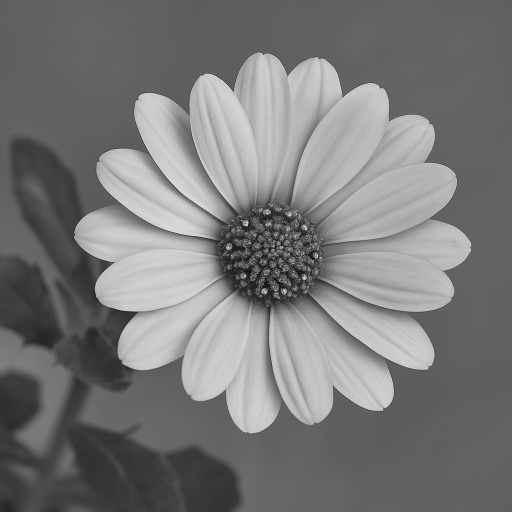
#> input picture Lab 4/pretty_little_flower.png, 1024 x 1024 px, found by its file name (shown at 1/2 size)
$ jupyter execute --allow-errors DFT_and_Filtering_1D_2D.ipynb   (shell and % lines are left out)
#> lines starting #> are read from the running program, lines starting #| are printed output that depends on the picture
[cell 1]
import numpy as np
import matplotlib.pyplot as plt
import ipywidgets as widgets
from ipywidgets import interact, interact_manual
from numpy.fft import fft,fft2, fftshift, fftfreq, ifft, ifftshift,ifft2
pi = np.pi
from mpl_toolkits.mplot3d import Axes3D
from matplotlib import cm

# Discrete time signal vs Digital signal vs Analog signal
- **Analog signal** -> $x(t)$, $t$ is continious, $x(t)$ is continious
- **Discrete time signal** -> $x[n]$, $n$ is discrete, $x[n]$ is continious
- **Digital signal** -> $x[n]$, $n$ is discrete, $x[n]$ is discrete

For discrete signal, <span style="color:red">$n = 0,~1,~2,~\cdots,~(N-1)$</span> where $N = \mathrm{length}(x)$

# Example of periodic discrete time signal - sinusoids (sin, cos)

For discrete time period signals, digital frequency is defined as
$$f_{\mathrm{digital}} = \frac{F}{F_s}$$

where $F$ is the original frequency in $\mathrm{Hz}$ and $F_s$ is the sampling frequency in $\mathrm{Hz}$.

Unit of $f_{\mathrm{digital}}$ is $\mathrm{cycles/sample}$

x(t) = cos(2pi*f*t)

[cell 2]
np.arange(5)

[cell 3]
F = 100 # Hz
Fs = 5000 # Sampling Frequency, Hz
f = F/Fs # diqital frequency, cycles/sample.
# f must be -0.5 <= f < 0.5

N = 100
n = np.arange(N)
x = np.cos(2*pi*f*n)

fig = plt.figure(figsize=(16, 4))
plt.subplot(1,2,1)
plt.stem(n, x)
plt.xlabel("$n$")
plt.ylabel("$x[n]$")
#If we use plt.plot, it will interpolate the samples and give a continuous wave
plt.subplot(1,2,2)
plt.plot(n, x)
plt.xlabel("$n$")
plt.ylabel("$x[n]$")
plt.show()

What will happen if f doesn't fall in the range -0.5 <= f < 0.5 ?

[cell 4]
f_signal = 300
dur = 0.01          # Duration in seconds
t_cont = np.linspace(0, dur, 1000)
x_cont = np.cos(2 * np.pi * f_signal * t_cont) # continuous signal

# Sampling rates
Fs_list = [2000, 600, 400]

fig, axs = plt.subplots(len(Fs_list), 1, figsize=(8, 6))
for i, Fs in enumerate(Fs_list):
    t_samp = np.arange(0, dur, 1/Fs)
    x_samp = np.cos(2 * np.pi * f_signal * t_samp)

    axs[i].plot(t_cont, x_cont, label='True Signal', alpha=0.6)
    axs[i].stem(t_samp, x_samp, linefmt='r-', markerfmt='ro', basefmt='r-', label=f'Sampled at {Fs} Hz')
    # axs[i].plot(t_samp, x_samp, 'r-', label=f'Sampled at {Fs} Hz') # Comment out the previous line and uncomment this line to see the effect of interpolation
    axs[i].set_title(f'Sampling Rate: {Fs} Hz')
    axs[i].set_xlim([0, dur])
    axs[i].legend()
    axs[i].grid(True)

plt.tight_layout()
plt.show()

# Another interpretation of $f$

[cell 5]
n_cycles = 3 # number of complete cycles we want
N = 100 # total number of samples we have

f = n_cycles/N # cycles/sample
print(f)

n = np.arange(N)
print(n) #
print(n.shape) # number of samples
x = np.cos(2*pi*(1+f)*n)

fig = plt.figure(figsize=(5, 5))
plt.plot(n, x)
plt.xlabel("$n$")
plt.ylabel("$x[n]$")
plt.show()
#> the sliders are set to 
#> the sliders are set to 

### Interactive

#> (a cell that did not finish here is left out)

# What happens when we change the frequency?

#> (a cell that did not finish here is left out)

# Discrete Fourier Transform

### Theory
Any signal of length $N$ can be represented as a sum of sinusoids with frequencies $f_0$, $2f_0$, $\cdots$, $(N-1)f_0$, where $f_0 = \frac{1}{N}$.

So from $x[n] = [x_0,~x_1,~\cdots~x_{N-1}]$ we get $X[k] = [X_0,~X_1,~\cdots~X_{N-1}]$, where $X_k$ represents the "magnitude" (i.e. strength) and "phase" (i.e. angle or time delay) of sinusoid with frequence $f_k = kf_0 = \frac{k}{N}$

The Discrete Fourier Transform (DFT) is defined as:

$$
X[k] = \sum_{n=0}^{N-1} x[n] \cdot e^{-j\frac{2\pi}{N}kn}
$$

where:
- \( X[k] \) is the DFT of the signal \( x[n] \)
- \( N \) is the total number of samples
- \( k = 0, 1, ... , N-1 \)
- \$$ ( j = \sqrt{-1} ) (imaginary \ unit) $$

### Demonstration

[cell 8]
def dft(x):
    N = len(x)
    X = np.zeros(N, dtype=complex)
    for k in range(N):
        for n in range(N):
            angle = -2j * np.pi * k * n / N
            X[k] += x[n] * np.exp(angle)
    return X

[cell 9]
def dft_frequencies(N):
#> called with N = 20
    delta_f = 1 / N

    # Frequencies: 0 to fs (with negative frequencies in second half)
    freqs = np.array([k * delta_f for k in range(N)])

    # Shift second half to represent negative frequencies
    for k in range(N):
        if k >= N // 2:
            freqs[k] -= 1
    return freqs

[cell 10]
n_cycles = 5
N = 20

f = n_cycles/N
n = np.arange(N)
x = np.cos(2*np.pi*f*n)
# Manual DFT
X_manual = dft(x)
freqs = dft_frequencies(N)
print("Manual DFT:", np.round(X_manual, 2))
print(freqs)

[cell 11]
# NumPy's FFT (same math, faster)
X_fft = fft(x)
fk=fftfreq(N)
print(fk)
print("FFT:", np.round(X_fft, 2))

[cell 12]
n_cycles = 5
N = 100

f = n_cycles/N
n = np.arange(100)
x = np.cos(2*np.pi*f*n)

# Fast Fourier Transform
X_fft = fft(x)
#print(X_fft)

X_fft = fftshift(X_fft) # to shift the freuqncies from [0, 1] range to [-0.5, 0.5] range
X_fft = X_fft/N # Normalization

fk = fftfreq(N)
fk = fftshift(fk)


fig = plt.figure(figsize=(8, 4))

plt.subplot(1, 2, 1)
plt.plot(n, x)
plt.xlabel("$n$")
plt.ylabel("$x[n]$")
plt.title(f"sinusoid with f = {f}")

plt.subplot(1, 2, 2)
plt.stem(fk, np.abs(X_fft))
plt.xlabel("Digital frequncy, f")
plt.title("Magnitude of X [normalized]")


plt.show()

[cell 13]
X_fft = fft(x)
print(X_fft[:6])
print("Abs:", np.abs(X_fft[:6]))

[cell 14]
print("Ang:", np.angle(X_fft[:6])*pi/180)

[cell 15]
fk = fftfreq(N)
fk

# Helper Functions

[cell 16]
def perform_fft(x, N):
    X = fft(x)
    X = fftshift(X)
    X = X/N # Normalization

    fk = fftfreq(N)
    fk = fftshift(fk)

    return X, fk

def plot_sig_and_fft(x, n, X, fk, f):
    fig = plt.figure(figsize=(10, 10))

    plt.subplot(1, 2, 1)
    plt.stem(n, x)
    plt.xlabel("$n$")
    plt.ylabel("$x[n]$")
    plt.title(f"sinusoid with f = {f}")

    plt.subplot(1, 2, 2)
    plt.stem(fk, np.abs(X))
    plt.xlabel("Digital frequncy, f")
    plt.title("Magnitude of X [normalized]")

# Sum of Sinusoids

[cell 17]
n_cycles_1 = 2
n_cycles_2 = 5
N = 100

f1 = n_cycles_1/N
f2 = n_cycles_2/N
n = np.arange(N)
x = np.cos(2*np.pi*f1*n) + np.cos(2*np.pi*f2*n)

X, fk = perform_fft(x, N)
plot_sig_and_fft(x, n, X, fk, [f1, f2])

[cell 18]
n_cycles_1 = 2
n_cycles_2 = 5
N = 100

f1 = n_cycles_1/N
f2 = n_cycles_2/N
n = np.arange(N)
x = np.cos(2*np.pi*f1*n) + 3*np.cos(2*np.pi*f2*n)

X, fk = perform_fft(x, N)
plot_sig_and_fft(x, n, X, fk, [f1, f2])

[cell 19]
n_cycles_0 = 2
N = 100

f0 = n_cycles_0/N

n = np.arange(N)
x = np.cos(2*pi*f0*n) \
     - (1/3)*np.cos(2*pi*(3*f0)*n)  \
     + (1/5)*np.cos(2*pi*(5*f0)*n)  \
     - (1/7)*np.cos(2*pi*(7*f0)*n) \
     + (1/9)*np.cos(2*pi*(9*f0)*n) \
    #  - (1/11)*np.cos(2*pi*(11*f0)*n)


X, fk = perform_fft(x, N)
plot_sig_and_fft(x, n, X, fk, [f0,3*f0,5*f0,7*f0,9*f0])

# Reconstruction using IFFT

[cell 20]
def perform_ifft(X, N):
    X_ishift = ifftshift(X)
    x_recon = ifft(X_ishift)
    x_recon = np.real(x_recon)*N

    n = np.arange(N)
    if x_recon.shape[0] > N:
        x_recon = x_recon[:N]

    return x_recon, n

[cell 21]
x_reconm, n_recon = perform_ifft(X, N)


fig = plt.figure(figsize=(16, 4))

plt.subplot(1, 2, 1)
plt.plot(n, x)
plt.xlabel("$n$")
plt.ylabel("$x[n]$")
plt.title(f"original")

plt.subplot(1, 2, 2)
plt.plot(n_recon, x_reconm)
plt.xlabel("$n$")
plt.ylabel("$x_{\mathrm{recon}}[n]$")
plt.title("Reconstructed")
plt.show()

# Common DFT Pair

### Pulse

$$DFT\left(\delta[n]\right) = 1$$

[cell 22]
N = 100
n = np.arange(N)

x = np.zeros_like(n)
x[N//2] = 1

fig = plt.figure(figsize=(4, 4))
plt.stem(n, x)
plt.show()

[cell 23]

X, fk = perform_fft(x, N)
plot_sig_and_fft(x, n, X*N, fk, [])

### Rectangle

[cell 24]
N = 100
n = np.arange(N)

x = np.zeros_like(n)
x[n < N//2] = 1

fig = plt.figure(figsize=(4, 4))
plt.stem(n, x)
plt.show()

[cell 25]
X, fk = perform_fft(x, N)
plot_sig_and_fft(x, n, X, fk, [])

# Changing resolution - zero padding

So far we have used $N = 100$, which means the smallest frequency is $1/N = 1/100 = 0.01$

This means the FFT can differentiate between frequencies with a minimum difference of 0.01 cycles/sample

What if the frequency is in between, say 0.035?

[cell 26]
N = 100
res = 1/N
print(res)

[cell 27]
f = 0.035
n = np.arange(N)
x = np.cos(2*np.pi*f*n)

X, fk = perform_fft(x, N)
plot_sig_and_fft(x, n, X, fk, [])

So the frequncy "leaks" because resolution is not high enough

How to increase resolution? By artificially changing $N$, i.e., Zero padding

For example, if we add additional 100 zeros, the signal would remain same but with additional zeros, and the new minimum frequency would be $1/N_{eq} = 1/200 = 0.005$

[cell 28]
N_zeros = 100
x_zero_padded = np.concatenate([x, np.zeros(N_zeros)])
n_zero_padded = np.concatenate([n, np.arange(N, N+N_zeros)])
#x_zero_padded = np.cos(2*pi*f*n_zero_padded)
print(x.shape)
print(n_zero_padded)
plt.plot(n_zero_padded, x_zero_padded)

[cell 29]
X, fk = perform_fft(x_zero_padded, N + N_zeros)
plot_sig_and_fft(x_zero_padded, n_zero_padded, X, fk, [])

[cell 30]
N_zeros = 100

[cell 31]
fk

# Example of 2D periodic discrete time signal - sinusoids (sin, cos)

[cell 32]
n_cycle_1 = 3
n_cycle_2 = 0

N = 100
M = 100

f1 = n_cycle_1/N
f2 = n_cycle_2/M

n, m = np.meshgrid(np.arange(N), np.arange(M))

[cell 33]
x = np.cos(2*pi*f1*n + 2*pi*f2*m)

[cell 34]
plt.figure()
plt.imshow(x, cmap="gray")

[cell 35]
fig = plt.figure()
ax = fig.add_subplot(111, projection='3d')
surf = ax.plot_surface(n, m, x, cmap=cm.coolwarm)
ax.set_xlabel("n")
ax.set_ylabel("m")
fig.colorbar(surf)
plt.show()

[cell 36]
from numpy.fft import fft, fft2, fftshift, fftfreq
# Compute DFT
X = fft2(x)

# Center the magnitude response to (M/2, N/2) & nomrmalize
X_centered = fftshift(X)
X_centered = X_centered/(M*N)

# Frequencies
u = fftshift(fftfreq(N))
v = fftshift(fftfreq(M))

u, v = np.meshgrid(u, v)

[cell 37]
plt.figure(figsize=(5,5))
plt.imshow(np.log(1+np.abs(X_centered)), cmap="gray")

[cell 38]
fig = plt.figure()
ax = fig.add_subplot(111, projection='3d')
surf = ax.plot_surface(u, v, np.abs(X_centered), cmap=cm.coolwarm)
ax.set_xlabel("u")
ax.set_ylabel("v")
fig.colorbar(surf)
plt.show()

# Frequency along x and y

[cell 39]
n_cycle_1 = 3
n_cycle_2 = 5

N = 100
M = 100

f1 = n_cycle_1/N
f2 = n_cycle_2/M

n, m = np.meshgrid(np.arange(N), np.arange(M))

x = np.cos(2*pi*f1*n + 2*pi*f2*m)

[cell 40]
plt.figure()
plt.imshow(x, cmap="gray")
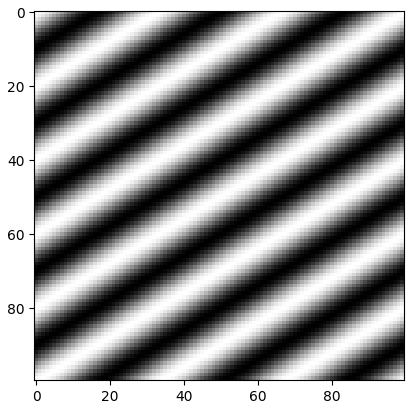
#> figure drawn by matplotlib, 1 panel

[cell 41]
def perform_fft2(x, M, N):
    X = fft2(x)
    X = fftshift(X)
    X= X/(N*M)


    u = fftshift(fftfreq(M))
    v = fftshift(fftfreq(N))

    u, v = np.meshgrid(u, v)

    return X, u, v

[cell 42]
X, u, v = perform_fft2(x, M, N)

[cell 43]
plt.figure(figsize=(5,5))
plt.imshow(np.abs(X), cmap="gray")

[cell 44]
fig = plt.figure()
ax = fig.add_subplot(111, projection='3d')
surf = ax.plot_surface(u, v, np.abs(X), cmap=cm.coolwarm)
ax.set_xlabel("u")
ax.set_ylabel("v")
fig.colorbar(surf)
plt.show()

[cell 45]
n_cycle_1 = 5.9
n_cycle_2 = 3.9

N = 100
M = 100

f1 = n_cycle_1 / N
f2 = n_cycle_2 / M

# Create 2D coordinate grid
n, m = np.meshgrid(np.arange(N), np.arange(M))

x = np.cos(2 * pi * f1 * n + 2 * pi * f2 * m)


# Display original image
plt.figure(figsize=(8, 4))
plt.subplot(1, 2, 1)
plt.imshow(x, cmap='gray', aspect='auto')
plt.title("Original Image ")
plt.axis('off')

X,u,v =perform_fft2(x,M,N)
X=X*M*N #Removing Normalization to show the spectral leakage effectively

# Display frequency domain
plt.subplot(1, 2, 2)
plt.imshow(np.log(1+np.abs(X)), cmap='gray')
plt.title("DFT (with Spectral Leakage)")
plt.axis('off')

plt.tight_layout()
plt.show()
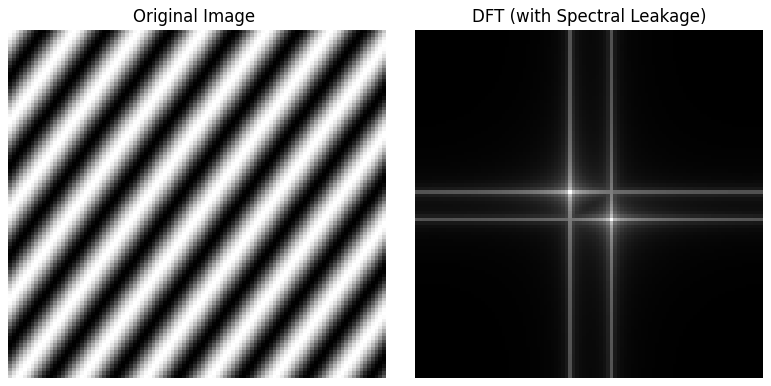
#> figure drawn by matplotlib, 2 panels

**Hanning Window**

The Hanning window is defined as:

$$
w[n] =
\begin{cases}
0.5 \left(1 - \cos\left(\frac{2\pi n}{N - 1}\right)\right), & 0 \leq n \leq N - 1 \\
0, & \text{otherwise}
\end{cases}
$$

where \( N \) is the window length.

[cell 46]
def hann2d(M, N):
    hann_row = np.hanning(M)
    hann_col = np.hanning(N)

    # Outer product to create separable 2D window
    window = np.outer(hann_row, hann_col)
    return window

[cell 47]
M, N = 100, 100
window = hann2d(M, N)
n=np.arange(N)
m=np.arange(M)
n, m = np.meshgrid(n, m)
# 3D surface plot
fig = plt.figure()
ax = fig.add_subplot(111, projection='3d')
surf = ax.plot_surface(n, m, window, cmap=cm.coolwarm)

# Customize plot
ax.set_xlabel("X axis (samples)")
ax.set_ylabel("Y axis (samples)")
ax.set_zlabel("Amplitude")
fig.colorbar(surf, shrink=0.5, aspect=5)
plt.title("2D Hanning Window")
plt.show()
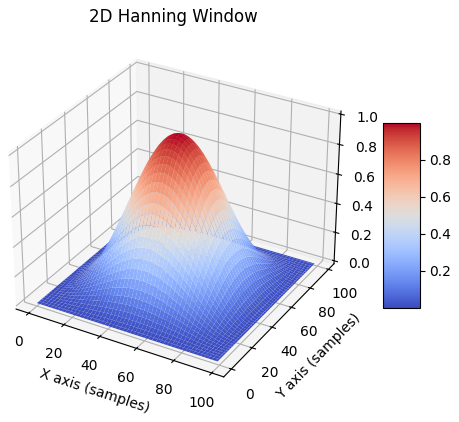
#> figure drawn by matplotlib, 2 panels

[cell 48]
image_windowed = x * hann2d(M, N)
# Display windowed image
plt.figure(figsize=(8, 4))
plt.subplot(1, 2, 1)
plt.imshow(image_windowed, cmap='gray', aspect='auto')
plt.title("Windowed Image ")
plt.axis('off')
# Now perform FFT on the windowed image
X,u,v= perform_fft2(image_windowed,N,M)
X=X*M*N #Removing Normalization

# Display frequency domain
plt.subplot(1, 2, 2)
plt.imshow(np.abs(X), cmap='gray')
plt.title("DFT")
plt.axis('off')

plt.tight_layout()
plt.show()
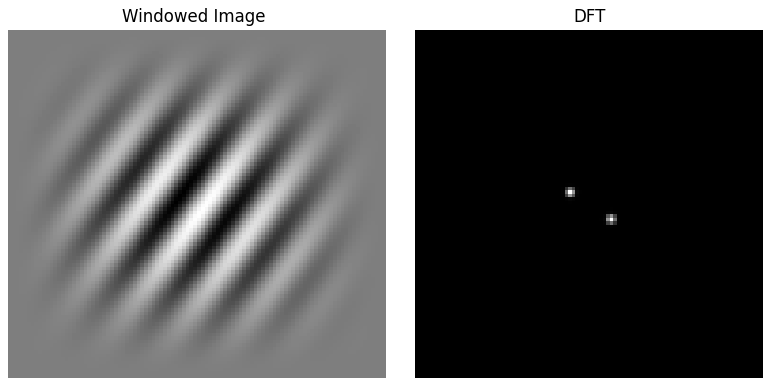
#> figure drawn by matplotlib, 2 panels

# Filtering

In signal processing, a digital filter is a system that performs mathematical operations on a sampled, discrete-time signal to reduce or enhance certain aspects of that signal, especially in the frequency domain

[cell 49]
n_cycles_1 = 2
n_cycles_2 = 10
n_cycles_3 = 20
N = 100

f1 = n_cycles_1/N
f2 = n_cycles_2/N
f3 = n_cycles_3/N
n = np.arange(N)
x = np.cos(2*np.pi*f1*n) + np.cos(2*np.pi*f2*n) + np.cos(2*np.pi*f3*n)

X, fk = perform_fft(x, N)
plot_sig_and_fft(x, n, X, fk, [f1, f2, f3])
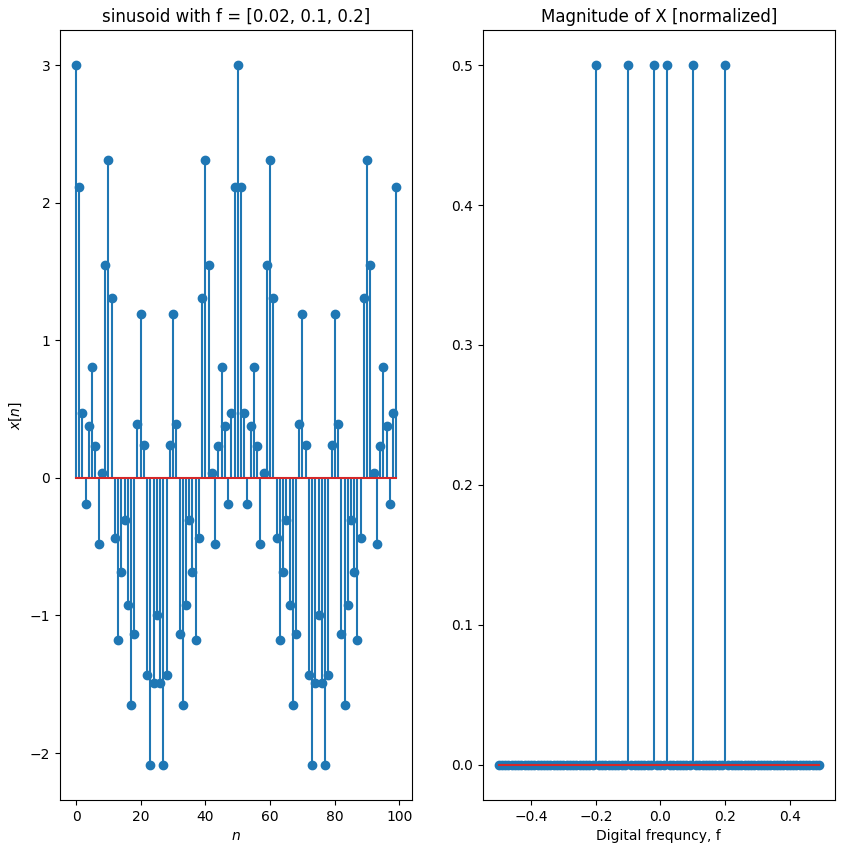
#> figure drawn by matplotlib, 2 panels; panel 1: curve peaks at x = 0, y = 3; panel 2: curve peaks at x = -0.2, y = 0.5

### Low pass

#### Ideal

[cell 50]
f_thres = 0.05

H_lp_ideal = np.zeros_like(fk)
H_lp_ideal[np.abs(fk) <= f_thres] = 1

fig = plt.figure(figsize=(3, 3))
plt.plot(fk[fk>=0], H_lp_ideal[fk>=0])
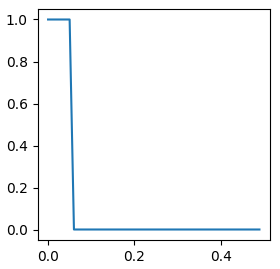
#> figure drawn by matplotlib, 1 panel; curve peaks at x = 0, y = 1

[cell 51]
X_filtered_1 = X*H_lp_ideal
x_recon, n_recon = perform_ifft(X_filtered_1, N)
plot_sig_and_fft(x_recon, n_recon, X_filtered_1, fk, [f1, f2, f3])
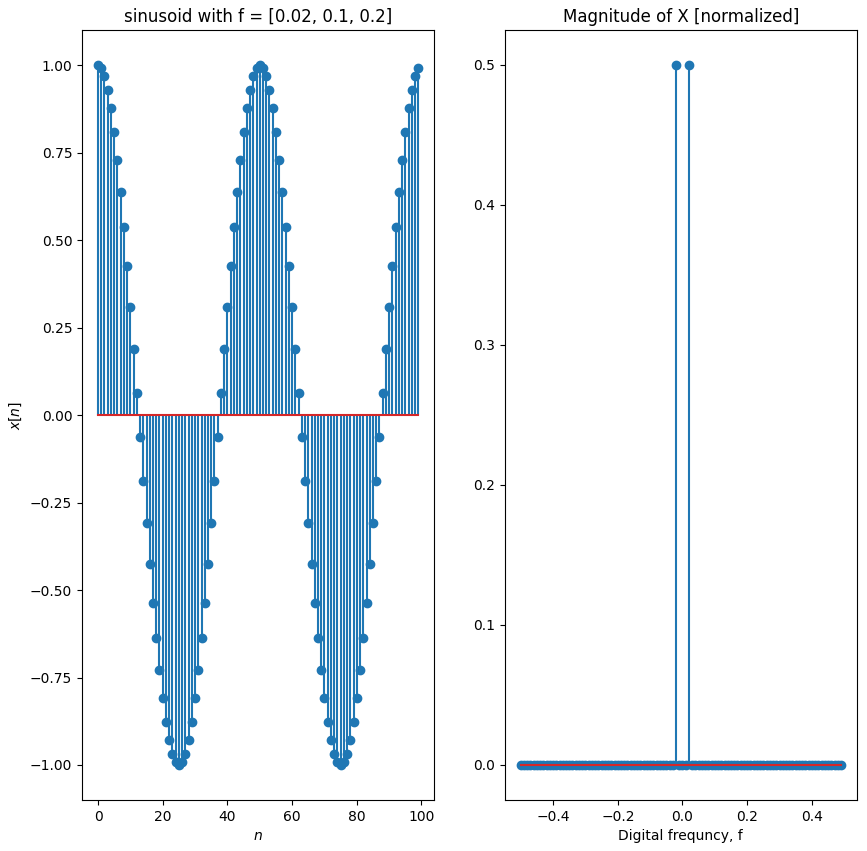
#> figure drawn by matplotlib, 2 panels; panel 1: curve peaks at x = 50, y = 1; panel 2: curve peaks at x = -0.02, y = 0.5

#### Butterworth filter

###  Butterworth Low-Pass Filter Equation

A Butterworth filter of order \( n \) with cutoff frequency \( f_c \) has a magnitude response given by:

$$
H(f) = \frac{1}{\sqrt{1 + \left( \frac{f}{f_c} \right)^{2n}}}
$$

- \( H(f) \): Filter gain at frequency \( f \)
- \( f_c \): Cutoff frequency
- \( n \): Filter order — higher \( n \) means sharper roll-off

[cell 52]
f_thres = 0.05

N_ord = 8
H_lp_butter = 1/np.sqrt(1 + (fk/f_thres)**(2*N_ord))

fig = plt.figure(figsize=(3, 3))
plt.plot(fk[fk>=0], H_lp_butter[fk>=0])

[cell 53]
X_filtered_1 = X*H_lp_butter
x_recon, n_recon = perform_ifft(X_filtered_1, N)
plot_sig_and_fft(x_recon, n_recon, X_filtered_1, fk, [f1, f2, f3])

### High pass

#### Ideal

[cell 54]
f_thres = 0.05

H_lp_ideal = np.zeros_like(fk)
H_lp_ideal[np.abs(fk) <= f_thres] = 1

H_hp_ideal = 1 - H_lp_ideal

fig = plt.figure(figsize=(3, 3))
plt.plot(fk[fk>=0], H_hp_ideal[fk>=0])
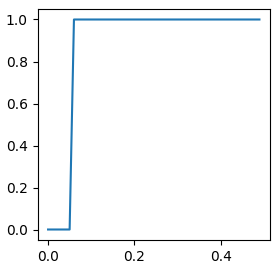
#> figure drawn by matplotlib, 1 panel; curve peaks at x = 0.06, y = 1

[cell 55]
X_filtered_1 = X*H_hp_ideal
x_recon, n_recon = perform_ifft(X_filtered_1, N)
plot_sig_and_fft(x_recon, n_recon, X_filtered_1, fk, [f1, f2, f3])
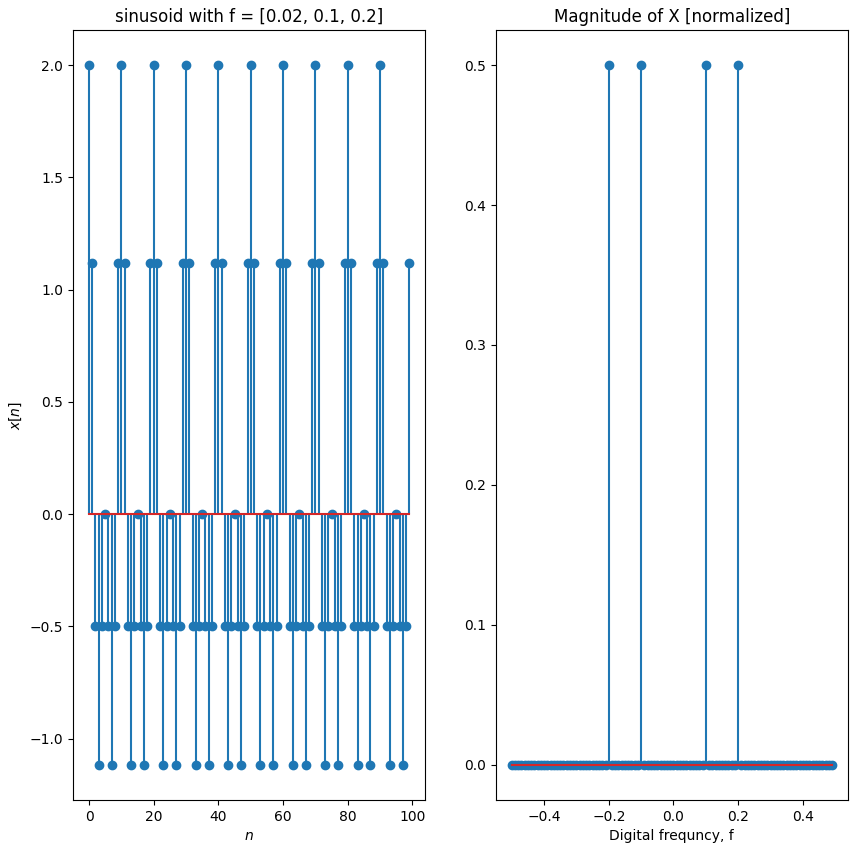
#> figure drawn by matplotlib, 2 panels; panel 1: curve peaks at x = 0, y = 2; panel 2: curve peaks at x = -0.2, y = 0.5

#### Butterworth

[cell 56]
f_thres = 0.05

N_ord = 2
H_lp_butter = 1/np.sqrt(1 + (fk/f_thres)**(2*N_ord))
H_hp_butter = 1 - H_lp_butter

fig = plt.figure(figsize=(3, 3))
plt.plot(fk, H_hp_butter)
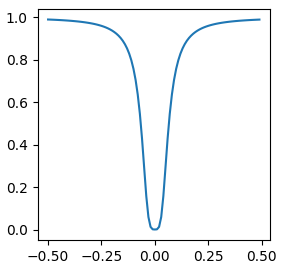
#> figure drawn by matplotlib, 1 panel; curve peaks at x = -0.5, y = 0.99

[cell 57]
X_filtered_1 = X*H_hp_butter
x_recon, n_recon = perform_ifft(X_filtered_1, N)
plot_sig_and_fft(x_recon, n_recon, X_filtered_1, fk, [f1, f2, f3])

### Bandpass

[cell 58]
f_thres_high = 0.15
f_thres_low = 0.05

N_ord = 16
H_lp_1 = 1/np.sqrt(1 + (fk/f_thres_high)**(2*N_ord))
H_lp_2 = 1/np.sqrt(1 + (fk/f_thres_low)**(2*N_ord))
H_bp_butter = H_lp_1 - H_lp_2

fig = plt.figure(figsize=(3, 3))
plt.plot(fk[fk>=0], H_bp_butter[fk>=0])

[cell 59]
X_filtered_1 = X*H_bp_butter
x_recon, n_recon = perform_ifft(X_filtered_1, N)
plot_sig_and_fft(x_recon, n_recon, X_filtered_1, fk, [f1, f2, f3])

### Bandstop

[cell 60]
f_thres_high = 0.15
f_thres_low = 0.05

N_ord = 16
H_lp_1 = 1/np.sqrt(1 + (fk/f_thres_high)**(2*N_ord))
H_lp_2 = 1/np.sqrt(1 + (fk/f_thres_low)**(2*N_ord))
H_bp_butter = H_lp_1 - H_lp_2
H_br_butter = 1 - H_bp_butter

fig = plt.figure(figsize=(3, 3))
plt.plot(fk, H_br_butter)

[cell 61]
X_filtered_1 = X*H_br_butter
x_recon, n_recon = perform_ifft(X_filtered_1, N)
plot_sig_and_fft(x_recon, n_recon, X_filtered_1, fk, [f1, f2, f3])

# Filtering Image

[cell 62]
import cv2
from skimage import io
# Loading grayscale image
img = io.imread("/content/pretty_little_flower.png", as_gray=True)

rows, cols = img.shape
#> (the rest of the program and of its run is left out)
